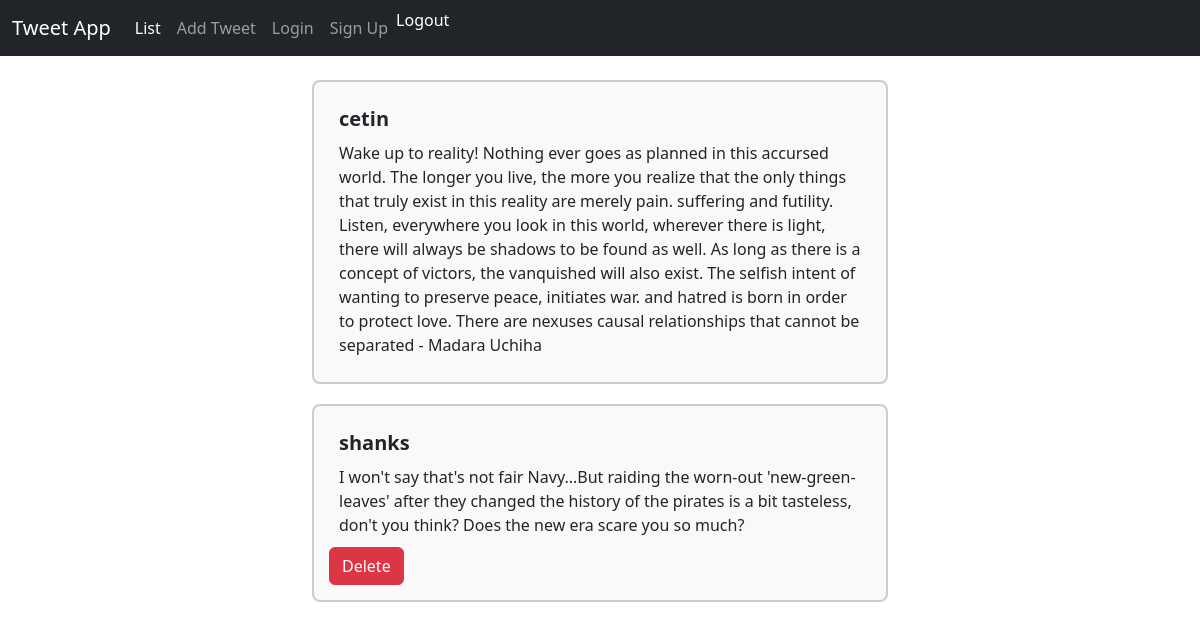
Screenshot of / (signed in) with the database file from the repository.
### tweetapp/models.py (models this page shows, shortened)
class Tweet(models.Model):
    username = models.ForeignKey(User, on_delete= models.CASCADE, null=True)
    message = models.CharField(max_length= 144)

### tweetapp/views.py (the view)
# urls.py: path('', views.listtweet, name = 'listtweet'),
def listtweet(request):
    all_tweets = models.Tweet.objects.all()
    tweet_dict = {"tweets": all_tweets}
    return render(request, 'tweetapp/listtweet.html', context=tweet_dict)

### tweetapp/templates/tweetapp/listtweet.html (shortened to what this page needs)
{% extends "base.html" %}
{% block content %}
<div class="container" style="width : 50%;">
    {% for tweet in tweets %}
        <div class="tweet-box">
            <div class="card-body">
                <h5 class="card-title">{{ tweet.username }}</h5>
                <p class="card-text">{{ tweet.message }}</p>
            </div>
            {% if tweet.username == user %}
            <a href="{% url 'tweetapp:deletetweet' id=tweet.id %}" class="btn btn-danger">Delete</a>
            {%endif%}
        </div>
    {% endfor %}
</div>
{% endblock %}

### tweetapp/static/tweetapp/style.css (style rules this page uses)
.tweet-box { margin-bottom: 20px; padding: 15px; border: 2px solid #ccc; border-radius: 8px; background-color: #f9f9f9; }
.tweet-box .card-body { padding: 10px; }
.card-title { font-weight: bold; margin-bottom: 10px; }
.card-text { font-size: 16px; line-height: 1.5; }

### tweetapp/templates/tweetapp/listtweet.html (style rules this page uses)
.tweet-box { margin-bottom: 20px; padding: 15px; border: 2px solid #ccc; border-radius: 8px; background-color: #f9f9f9; }
.tweet-box .card-body { padding: 10px; }
.card-title { font-weight: bold; margin-bottom: 10px; }
.card-text { font-size: 16px; line-height: 1.5; }

### rows the page displays
Tweet: username "cetin", message "Wake up to reality! Nothing ever goes as planned in this accursed world. The longer you live, the more you realize that the only things that truly exist in this reality are merely pain. suffering and futility. Listen, everywhere you look in this world, wherever there is light, there will always be shadows to be found as well. As long as there is a concept of victors, the vanquished will also exist. The selfish intent of wanting to preserve peace, initiates war. and hatred is born in order to protect love. There are nexuses causal relationships that cannot be separated - Madara Uchiha"
Tweet: username "shanks", message "I won't say that's not fair Navy...But raiding the worn-out 'new-green-leaves' after they changed the history of the pirates is a bit tasteless, don't you think? Does the new era scare you so much?", shows "Delete"
